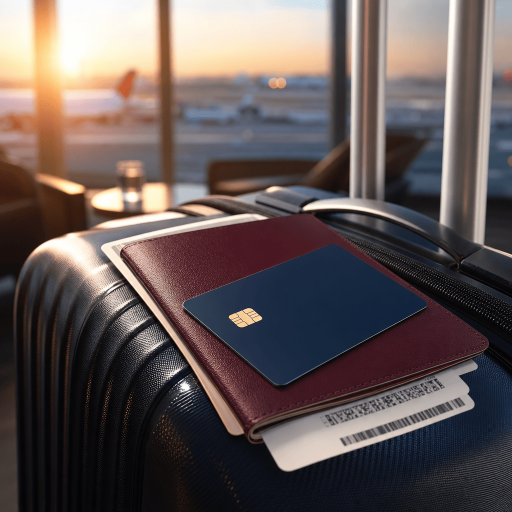
#> input picture creatives/rsya/assets/ppm-hero-travel-product-1x1.png, 1024 x 1024 px (shown at 1/2 size)
$ python generate_product_textad.py
#> lines starting #> are read from the running program, lines starting #| are printed output that depends on the picture
#!/usr/bin/env python3
"""Product TextAd assets for РСЯ — clean images (ZERO text), copy lives in Direct fields.

Angles: travel / services / sbp
Promo: LG2026 (−500 ₽ if applicable)
Brand: Плати по миру — Выпуск карты
"""

from __future__ import annotations

import json
import shutil
import zipfile
from pathlib import Path

from PIL import Image

ROOT = Path(__file__).resolve().parent
ASSETS = ROOT / "assets"
OUT_WS = ROOT / "product-textad"
OUT_ART = Path("/opt/cursor/artifacts/creatives/product")
TEXTAD = ROOT / "direct-textad"

# Brief-critical RSYa / Direct sizes (product = clean crop, no overlays)
BRIEF_SIZES = [
    (300, 250),
    (300, 300),
    (336, 280),
    (728, 90),
    (300, 600),
    (320, 100),
    (1080, 450),
    (1080, 1080),
]

# Extra Direct-friendly squares
EXTRA_SIZES = [
    (450, 450),
    (600, 600),
    (1024, 1024),
]

ANGLES = {
    "travel": {
        "id": "travel",
        "title": "Поездки / travel-оплаты",
        "hero_sq": ASSETS / "ppm-hero-travel-product-1x1.png",
        "hero_wide": ASSETS / "ppm-hero-travel-product-16x9.png",
        "file_prefix": "ppm-travel-product",
        "zip_name": "ppm-rsya-travel-product.zip",
        "textad_name": "ppm-travel-1080.jpg",
        "titles": [
            "Цифровая карта для поездок",
            "Оплата в поездках онлайн",
            "Карта для путешествий",
        ],
        "title2": ["Оформление онлайн", "Пополнение по СБП", "Промокод LG2026"],
        "texts": [
            "Оформление онлайн. Пополнение по СБП. Промокод LG2026 — скидка на выпуск.",
            "Быстрый выпуск. Промокод LG2026. Пополнение рублями.",
        ],
    },
    "services": {
        "id": "services",
        "title": "Подписки и онлайн-сервисы",
        "hero_sq": ASSETS / "ppm-hero-services-product-1x1.png",
        "hero_wide": ASSETS / "ppm-hero-services-product-16x9.png",
        "file_prefix": "ppm-services-product",
        "zip_name": "ppm-rsya-services-product.zip",
        "textad_name": "ppm-services-1080.jpg",
        "titles": [
            "Оплата подписок онлайн",
            "Карта для сервисов",
            "Карта онлайн за минуты",
        ],
        "title2": ["Быстрый выпуск", "Карта онлайн", "Промокод LG2026"],
        "texts": [
            "Пополнение по СБП. Промокод LG2026 — на открытие карты.",
            "Быстрый выпуск. Промокод LG2026.",
        ],
    },
    "sbp": {
        "id": "sbp",
        "title": "Быстрый выпуск + СБП",
        "hero_sq": ASSETS / "ppm-hero-sbp-product-1x1.png",
        "hero_wide": ASSETS / "ppm-hero-sbp-product-16x9.png",
        "file_prefix": "ppm-sbp-product",
        "zip_name": "ppm-rsya-sbp-product.zip",
        "textad_name": "ppm-sbp-1080.jpg",
        "titles": [
            "Карта с пополнением по СБП",
            "Выпуск карты онлайн",
            "Цифровая карта за минуты",
        ],
        "title2": ["Промокод LG2026", "Пополнение рублями", "Оформление онлайн"],
        "texts": [
            "Промокод LG2026. Пополнение рублями по СБП.",
            "Быстрый выпуск онлайн. Пополнение по СБП. Промокод LG2026.",
        ],
    },
}

SITELINKS = [
    {"title": "Оформить карту", "description": "Онлайн за пару минут"},
    {"title": "Промокод LG2026", "description": "−500 ₽ (если актуально)"},
    {"title": "Пополнение по СБП", "description": "Рублями с любого банка"},
    {"title": "Оплата в сервисах", "description": "Поездки и подписки"},
]

CALLOUTS = [
    "Оформление онлайн",
    "Пополнение по СБП",
    "Цифровая карта",
    "Промокод LG2026",
]

FORBIDDEN = [
    "обход санкций/ограничений",
    "гарантии одобрения",
    "P2P/вывод",
    "gambling/adult/crypto",
    "бренды Apple Pay / Google Pay / Booking",
]


def cover(src: Image.Image, tw: int, th: int) -> Image.Image:
    """Center-crop cover resize — no text overlays."""
    sw, sh = src.size
    scale = max(tw / sw, th / sh)
    nw, nh = int(sw * scale + 0.5), int(sh * scale + 0.5)
    im = src.resize((nw, nh), Image.Resampling.LANCZOS)
    left = (nw - tw) // 2
    top = (nh - th) // 2
    return im.crop((left, top, left + tw, top + th))


def pick_source(cfg: dict, w: int, h: int) -> Image.Image:
    ratio = w / h
    if ratio >= 1.4 and cfg["hero_wide"].exists():
        return Image.open(cfg["hero_wide"]).convert("RGB")
    return Image.open(cfg["hero_sq"]).convert("RGB")


def export_angle(angle: str, cfg: dict) -> Path:
    adir = OUT_WS / angle
    aart = OUT_ART / angle
    adir.mkdir(parents=True, exist_ok=True)
    aart.mkdir(parents=True, exist_ok=True)

    sizes = BRIEF_SIZES + [s for s in EXTRA_SIZES if s not in BRIEF_SIZES]
    for w, h in sizes:
        src = pick_source(cfg, w, h)
        img = cover(src, w, h)
        assert img.size == (w, h), (img.size, w, h)
        name = f"{cfg['file_prefix']}-{w}x{h}.png"
        img.save(adir / name, "PNG", optimize=True)
        img.save(aart / name, "PNG", optimize=True)
        mark = "*" if (w, h) in BRIEF_SIZES else " "
        print(f"OK{mark}", angle, name)

    # Primary Direct TextAd upload: 1080×1080 JPEG
    sq = cover(Image.open(cfg["hero_sq"]).convert("RGB"), 1080, 1080)
    TEXTAD.mkdir(parents=True, exist_ok=True)
    jpg = TEXTAD / cfg["textad_name"]
    sq.save(jpg, "JPEG", quality=92, optimize=True)
    shutil.copy2(jpg, aart / cfg["textad_name"])
    print("TEXTAD", jpg)

    # Per-angle zip of brief sizes
    zip_path = ROOT / cfg["zip_name"]
    with zipfile.ZipFile(zip_path, "w", compression=zipfile.ZIP_DEFLATED) as zf:
        for w, h in BRIEF_SIZES:
            name = f"{cfg['file_prefix']}-{w}x{h}.png"
            zf.write(adir / name, f"{angle}/{name}")
        zf.write(jpg, f"{angle}/{cfg['textad_name']}")
        zf.writestr(
            f"{angle}/README.txt",
            (
                f"Product TextAd — {cfg['title']}\n"
                "Чистая картинка без текста. Заголовки/тексты только в полях TextAd.\n"
                f"Промокод: LG2026\n"
                f"Direct upload: {cfg['textad_name']} (1080×1080)\n"
            ),
        )
    print("ZIP", zip_path)
    return adir


# [199 lines left out: functions write_all_zip, write_briefs_and_index, write_readme, not called in this run]


def main():
    OUT_ART.mkdir(parents=True, exist_ok=True)
    OUT_WS.mkdir(parents=True, exist_ok=True)
    for angle, cfg in ANGLES.items():
        for key in ("hero_sq", "hero_wide"):
            if not cfg[key].exists():
                raise FileNotFoundError(cfg[key])
        export_angle(angle, cfg)
#> in pick_source, returned value is the input picture: PIL image 1024x1024 RGB; mean R, G, B 98.5, 87.2, 86.1
#> in cover, `im = src.resize((nw, nh), Image.Resampling.LANCZOS)`:
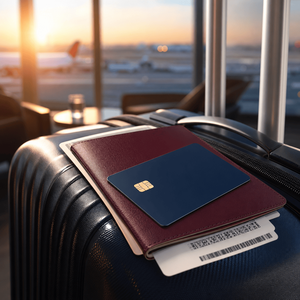
#> im: PIL image 300x300 RGB; mean R, G, B 98.5, 87.2, 86.1
#> in cover, `return im.crop((left, top, left + tw, top + th))`:
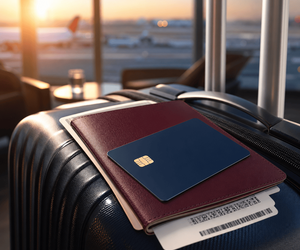
#> returned value: PIL image 300x250 RGB; mean R, G, B 94.9, 82.4, 81.7
#> in export_angle, `name = f"{cfg['file_prefix']}-{w}x{h}.png"`: name = 'ppm-travel-product-300x250.png'
#| OK* travel ppm-travel-product-300x250.png
#| TEXTAD creatives/rsya/direct-textad/ppm-travel-1080.jpg
#> the loop in export_angle, `for w, h in BRIEF_SIZES:` made 1 pass
#> name on pass 1: 'ppm-travel-product-300x250.png'
    write_all_zip()
    write_briefs_and_index()
    write_readme()
    print("Done — product TextAd assets ready")


if __name__ == "__main__":
#> (the run stopped early here; a loop or call above may not have finished)
